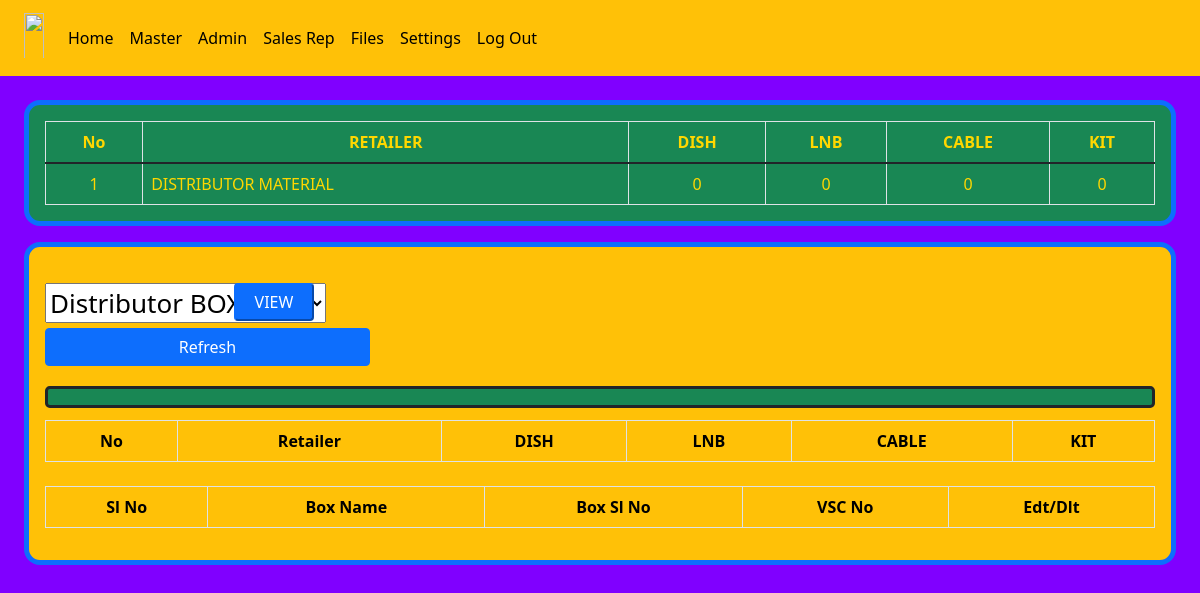
Page /stock_view_all on the committed database.
### d2h_manager/models.py (models this page shows, shortened)
class product(models.Model):
    cable = models.PositiveIntegerField(default=0, null=True)
    lnb = models.PositiveIntegerField(default=0, null=True)
    dish = models.PositiveIntegerField(default=0, null=True)
    kit = models.PositiveIntegerField(default=0, null=True)

class retailer_master(models.Model):
    r_name=models.CharField(max_length=50 ,null=True)
    address=models.CharField(max_length=50 ,null=True)
    ph_no=models.CharField(max_length=50 ,null=True)
    def __str__(self):
        return self.r_name

### d2h_manager/views.py (the view)
# urls.py: path('stock_view_all',views.stock_view_all,name='stock_view_all'),
def stock_view_all(request):
    if request.method == 'POST':
        form = RetailerForm(request.POST)  # Initialize the form with POST data
        if form.is_valid():
            r_name = form.cleaned_data['r_name']
            retailer_obj = retailer_master.objects.filter(r_name=r_name).first()
            if retailer_obj:
                r_name_id = retailer_obj.id
                products = to_ret_product.objects.filter(retailer_id=retailer_obj.id)
                products1 = box_product.objects.filter(r_name_id=retailer_obj.id, woc_date__isnull=True)
                products3 = product.objects.all()
                products4 = box_product.objects.filter(Q(r_name_id='2') | Q(r_name_id=None),woc_date__isnull=True)
                products5 = retailer_master.objects.filter(r_name=r_name)
                return render(request, 'stock_view_all.html', {'products': products, 'products1': products1, 'products3': products3, 'products4': products4,'products5': products5,})
            else:
                return render(request, 'error.html', {'message': 'Retailer not found.'})
    else:
        form = RetailerForm()  # Initialize the form with no data for initial rendering
        products3 = product.objects.all()
        products4 = box_product.objects.filter(Q(r_name_id='2') | Q(r_name_id=None))
    return render(request, 'stock_view_all.html', {'form': form, 'products3': products3,'products4': products4,})

### d2h_manager/forms.py
class RetailerForm(forms.Form):
    r_name = forms.ModelChoiceField(queryset=retailer_master.objects.all(), empty_label=None, label="Retailer Name")

### d2h_manager/templates/stock_view_all.html (shortened to what this page needs)
{% extends 'blank_layout.html' %}
{% load static %}
{% block content %}
<div class="container-fluid">
    <div class="row">
        <div class="onlypc1 pt-3 ">
            <div class="bg-success p-2 pb-0 border border-5 rounded-4 border-primary onlypc1">
                <div class="p-2 pb-0">
                    <table id="example" class="table table-black-striped table-bordered" cellspacing="0" width="100%">
                        <thead>
                            <tr>
                                <th class="text-center" style="color: #FFD700;">No</th>
                                <th class="text-center" style="color: #FFD700;">RETAILER</th>
                                <th class="text-center" style="color: #FFD700;">DISH</th>
                                <th class="text-center" style="color: #FFD700;">LNB</th>
                                <th class="text-center" style="color: #FFD700;">CABLE</th>
                                <th class="text-center" style="color: #FFD700;">KIT</th>
                            </tr>
                        </thead>
                        <tbody>
                            {% for product3 in products3 %}
                            <tr>
                                <td class="text-center" style="color: #FFD700;">{{ forloop.counter0|add:1 }}</td>
                                <td style="color: #FFD700;">DISTRIBUTOR MATERIAL</td>
                                <td class="text-center" style="color: #FFD700;">{{ product3.dish }}</td>
                                <td class="text-center" style="color: #FFD700;">{{ product3.lnb }}</td>
                                <td class="text-center" style="color: #FFD700;">{{ product3.cable }}</td>
                                <td class="text-center" style="color: #FFD700;">{{ product3.kit }}</td>
                            </tr>
                            {% endfor %}
                        </tbody>
                    </table>
                </div>
            </div>
        </div>
    </div>
</div>
<div class="container-fluid">
    <div class="row">
        <div class="onlypc1 pt-3 ">
            <div class="bg-warning p-2 border border-5 rounded-4 border-primary onlypc1">
                <div class="col-12">
                    <form action="" method="post" enctype="application/x-www-form-urlencoded">
                        <section>
                            <div class="row px-2">
                                <div class="col-8 col-md-2" style="padding-top: 28px;">
                                    <div style="font-size: 26px;"> {{ form.r_name }}</div>
                                </div>
                                <div class="col-2 col-md-2" style="padding-top: 28px;">
                                    <input class="btn-primary rounded-2" style="height: 38px; width: 80px;"
                                        type="submit" value="VIEW">
                                </div>
                            </div>
                        </section>
                    </form>
                    <div class="col-2 col-md-1 px-2" style="padding-top: 5px;;">
                        <a href="{% url 'stock_view_all' %}"> <button class="btn btn-primary" style="width: 325px;">Refresh</button></a>
                    </div>
                </div>
                <div class="pt-2 px-2">
                    <div class="container-fluid" style="padding: 12px;">
                        <div class="row p-2  border border-3 rounded-3 border-dark bg-success" style="color: #FFD700;font-weight: bold;font-size: 18px;">
                        </div>
                    </div>
                    <table id="example" class="table table-striped table-bordered" cellspacing="0" width="100%">
                        <thead>
                            <tr>
                                <th class="text-center">No</th>
                                <th class="text-center">Retailer</th>
                                <th class="text-center">DISH</th>
                                <th class="text-center">LNB</th>
                                <th class="text-center">CABLE</th>
                                <th class="text-center">KIT</th>
                            </tr>
                        </thead>
                    </table>
                </div>
                <div class="p-2">
                    <table id="example" class="table table-striped table-bordered" cellspacing="0" width="100%">
                        <thead>
                            <tr>
                                <th class="text-center">Sl No</th>
                                <th class="text-center">Box Name</th>
                                <th class="text-center">Box Sl No</th>
                                <th class="text-center">VSC No</th>
                                <th class="text-center">Edt/Dlt</th>
                            </tr>
                        </thead>
                    </table>
                </div>
            </div>
        </div>
    </div>
</div>
{% endblock %}

### d2h_manager/static/style.css (style rules this page uses)
.onlypc1 { padding-top: 30px; }

### rows in the picture
product: dish "0", lnb "0", cable "0", kit "0"
retailer_master: r_name "Distributor BOX"
